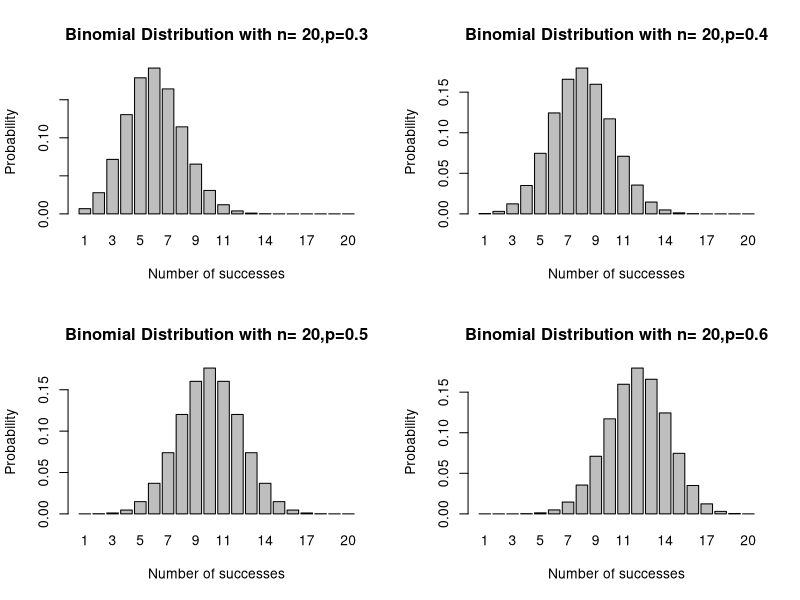
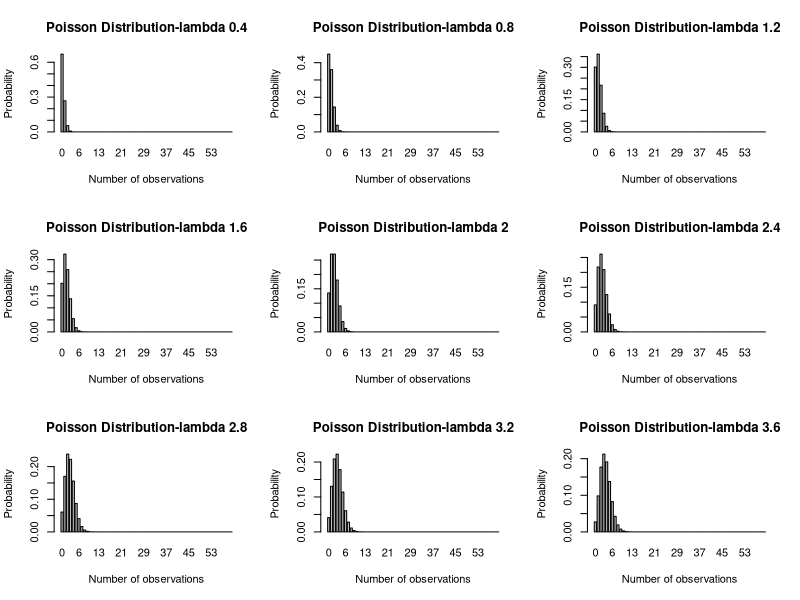
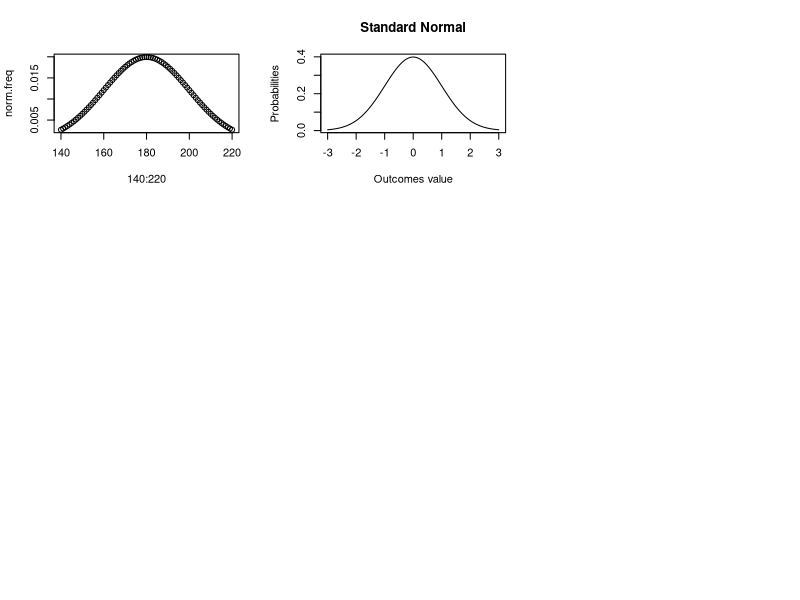
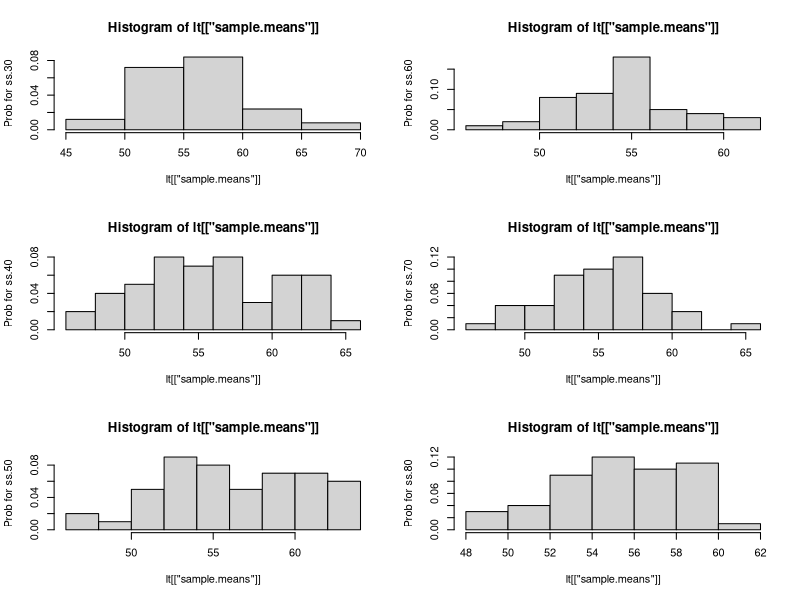
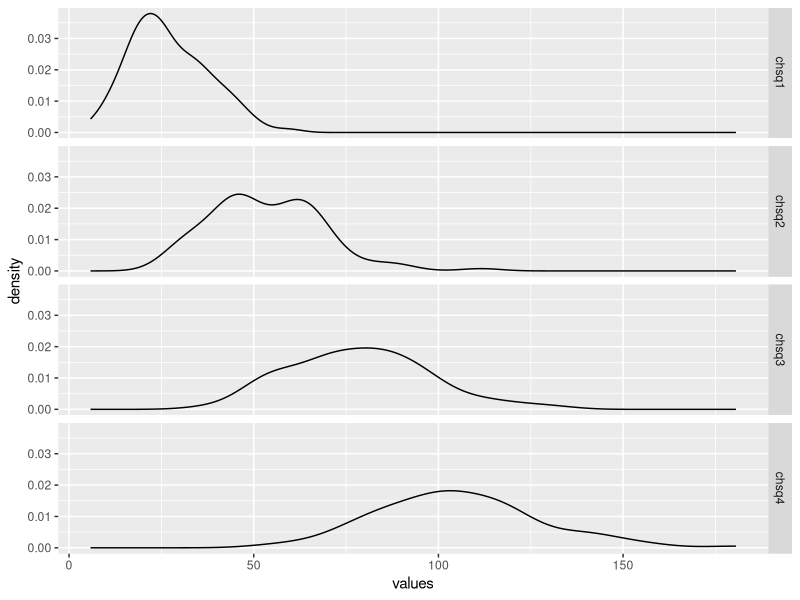
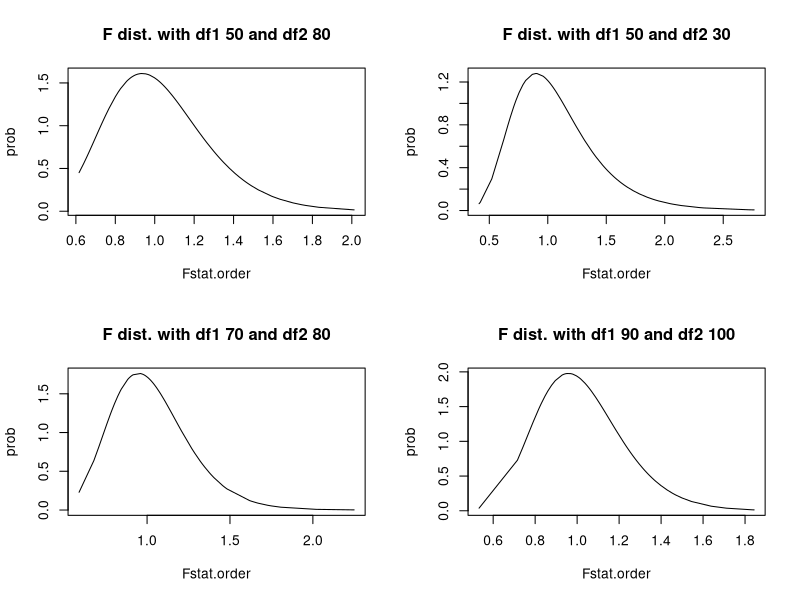

The R script that drew these images, in order:
## ---- chunk 1
knitr::opts_chunk$set(echo = TRUE)
## ---- chunk 2
# SIMULATE A BINOMIAL DISTRIBUTION
btrial.outcomes <- sample(x = c("Buy", "NoBuy"), size = 20, replace = TRUE, prob = c(0.5,0.5))
binomial.prob <- function(trials, successes, p.success)
{
  prob <- (factorial(trials)/(factorial(successes) * factorial(trials - successes))) * 
          ((p.success**successes) * (1-p.success)**(trials-successes))
  return(prob)
}
binomial.prob.dist <- Vectorize(FUN = binomial.prob)

# test 
#binomial.prob(20,5,0.5)
probs1 <- binomial.prob.dist(20,1:20,0.3)
probs2 <- binomial.prob.dist(20,1:20,0.4)
probs3 <- binomial.prob.dist(20,1:20,0.5)
probs4 <- binomial.prob.dist(20,1:20,0.6)
successes <- 1:20
layout(mat = matrix(data = c(1,2,3,4),nrow = 2,byrow = TRUE))
barplot(height = probs1, names.arg = successes,main = "Binomial Distribution with n= 20,p=0.3",
        xlab = "Number of successes", ylab = "Probability")
barplot(height = probs2, names.arg = successes,main = "Binomial Distribution with n= 20,p=0.4",
        xlab = "Number of successes", ylab = "Probability")
barplot(height = probs3, names.arg = successes,main = "Binomial Distribution with n= 20,p=0.5",
        xlab = "Number of successes", ylab = "Probability")
barplot(height = probs4, names.arg = successes,main = "Binomial Distribution with n= 20,p=0.6",
        xlab = "Number of successes", ylab = "Probability")




## ---- chunk 3
# SIMULATE PROB. DISTRIBUTION
set.seed(111)
# Define a function to compute poisson probability
pois.prob <-  function( lambda, number.obs)
{
  prob <- (exp(-lambda) * (lambda^number.obs)) / factorial(number.obs)
  return(prob)
}

# Vectorize it to operate on a range of no. of observations
pois.dist <- Vectorize(FUN = pois.prob)

lambda <- seq(0.4,3.6,0.4)
obs <- 0:60

# Use apply family to further vectorize it on a range of parameter lambda
pois.probs <- sapply(X = lambda,FUN = pois.dist,number.obs = obs)
colnames(pois.probs) <- paste("lambda", seq(0.4,3.6,0.4), sep="_" )


layout(mat = matrix(data = c(1:9),nrow = 3,byrow = TRUE))
barplot(height = pois.probs[,"lambda_0.4"], names.arg = 0:60, main = "Poisson Distribution-lambda 0.4",
        xlab = "Number of observations", ylab = "Probability",space = 0.3)
barplot(height = pois.probs[,"lambda_0.8"], names.arg = 0:60, main = "Poisson Distribution-lambda 0.8",
        xlab = "Number of observations", ylab = "Probability",space = 0.3)
barplot(height = pois.probs[,"lambda_1.2"], names.arg = 0:60, main = "Poisson Distribution-lambda 1.2",
        xlab = "Number of observations", ylab = "Probability",space = 0.3)
barplot(height = pois.probs[,"lambda_1.6"], names.arg = 0:60, main = "Poisson Distribution-lambda 1.6",
        xlab = "Number of observations", ylab = "Probability",space = 0.3)
barplot(height = pois.probs[,"lambda_2"], names.arg = 0:60, main = "Poisson Distribution-lambda 2",
        xlab = "Number of observations", ylab = "Probability", space = 0.3)
barplot(height = pois.probs[,"lambda_2.4"], names.arg = 0:60, main = "Poisson Distribution-lambda 2.4",
        xlab = "Number of observations", ylab = "Probability", space = 0.3)
barplot(height = pois.probs[,"lambda_2.8"], names.arg = 0:60, main = "Poisson Distribution-lambda 2.8",
        xlab = "Number of observations", ylab = "Probability", space = 0.3)
barplot(height = pois.probs[,"lambda_3.2"], names.arg = 0:60, main = "Poisson Distribution-lambda 3.2",
        xlab = "Number of observations", ylab = "Probability",space = 0.3)
barplot(height = pois.probs[,"lambda_3.6"], names.arg = 0:60, main = "Poisson Distribution-lambda 3.6",
        xlab = "Number of observations", ylab = "Probability",space = 0.3)


## ---- chunk 4

## ---- chunk 5
norm.freq <- dnorm(x = 140 :220,mean = 180,sd = 20 )
plot(x = 140:220, y = norm.freq,type = "p")

## ---- chunk 6
x <- seq(from = -3, to = 3, by = 0.02)
y <- dnorm(x = x,mean = 0,sd = 1)
plot(x = x,y = y,type = "l", xlab = "Outcomes value",ylab = "Probabilities",main = "Standard Normal")
## ---- chunk 7
# Draw random numbers from a uniform distribution, compute mean and sd

# Draw samples of size n, compute mean and sd of each sample

# Compute Mean and SD of the distribution of means

# Verify relationship of mean and SD, and if distributions is normal

samples.df <- Vectorize(FUN = sample, vectorize.args = "size")

clt <- function(pop, sample.size, no.of.samples)
{
  # computes pop mean
  # draws give no. of random samples of given size from the population
  # computes mean and sd of sample means
  # Compares mean of sample means and their sd, from population per relationship
  # Returns a vector of pop mean na sd, sampling distribution's mean and sd, sample size
  # returns a vector of the sample means
  pop.mean <- mean(pop)
  pop.sd <- sqrt(sum((pop-mean(pop))^2)/length(pop))
  # Call a vectorized function to draw independent same sized samples
  df <- samples.df(x =pop, size = rep(sample.size, no.of.samples), replace = TRUE)
  sample.means <- apply(X = df,MARGIN = 2,FUN = mean)
  sample.sds <- apply(X = df,MARGIN = 2,FUN = sd)
   
  mean.sample.means <- mean(sample.means)
  sd.sample.means <- sd(sample.means) # uses n-1 is denominator
  derived.sd.sample.means <- pop.sd / ((sample.size)^0.5) # using n in denominator
  name <- paste("ss",sample.size,sep=".")
  stats <- c(pop.mean, pop.sd, mean.sample.means, sd.sample.means, derived.sd.sample.means) 
  lst <- list(name = name, stats = stats, sample.means = sample.means, samples = df)
  return(lst)
}

clt.vec <- function(pop, sample.size.vec, sample.no){
# Vectorize clt.vec
lt <- list()
length(lt) <- length(sample.size.vec)
#master.lt <- rep(lt, length(sample.size.vec))
names(lt) <- paste("ss", sample.size.vec, sep=".")

for (ss in sample.size.vec){

  name.list <- paste("ss", ss, sep=".")
  lt[[name.list]] <- clt(pop, ss, sample.no)
}
return(lt)
}

plot.dist <- function(lt){
  # function to extract
p <- hist(x = lt[["sample.means"]],freq = FALSE, ylab = paste("Prob for", lt[["name"]]))
return(p)
  }

set.seed(101)
pop <- runif(n = 500,min = 10,max = 100)
sample.size <- seq(30,80,10)
no.of.samples <- 50
result <- clt.vec(pop,sample.size,no.of.samples)

# Show the means and sd match
df <- sapply(X = result, function(lt2) {lt2[["stats"]]})
names <- c("pop.mean", "pop.sd", "mean.sample.means", "sd.sample.means","derived.sd.sample.means") 
df <- cbind(names,df)
df


# Show the prob. distr. approaches normal as n increases.
layout(mat = matrix(data = c(1,2,3,4,5,6),nrow = 3))
sapply(X = result,FUN = plot.dist)
#rm(list = ls())
## ---- chunk 8
p1 <- pnorm(q = -2, mean = 0,sd = 1,lower.tail = TRUE )
p2 <- pt(q = -2,df = 1:100 ,lower.tail = TRUE )
p2-p1 # add'l probability is captured by std. t -distribution in the left tail, for a range of df
# compared to standard normal

## ---- chunk 9
# Plot a t and standard normal
## ---- chunk 10

rnorm1 <- rnorm(n = 100,mean = 5,sd = 1)
sq.rnorm1 <- rnorm1^2
rnorm2 <- rnorm(n = 100,mean = 5,sd = 1)
sq.rnorm2 <- rnorm2^2
rnorm3 <- rnorm(n = 100,mean = 5,sd = 1)
sq.rnorm3 <- rnorm3^2
rnorm4 <- rnorm(n = 100,mean = 5,sd = 1)
sq.rnorm4 <- rnorm4^2

chsq1 <- sq.rnorm1
var1 <- rep("chsq1", length(chsq1))
chsq2 <-  sq.rnorm1 + sq.rnorm2
var2 <- rep("chsq2", length(chsq2))
chsq3 <- sq.rnorm1 + sq.rnorm2 + sq.rnorm3
var3 <- rep("chsq3", length(chsq3))
chsq4 <- sq.rnorm1 + sq.rnorm2 + sq.rnorm3 + sq.rnorm4
var4 <- rep("chsq4", length(chsq4))
df <- data.frame(name = c(var1,var2,var3,var4), values = c(chsq1, chsq2, chsq3, chsq4))

#install.packages("ggplot2")
library(ggplot2)
ggplot(data = df,mapping = aes(x= values)) + geom_density() + facet_grid(facets = name ~.) 


## ---- chunk 11
# Generate populations of two normal random variables
norm1 <- rnorm(n = 500,mean = 5,sd = 1)
norm2 <- rnorm(n = 500,mean = 7,sd = 2)
sample.size1 <- 50
sample.size2 <- 80
repeat.draws1 <- 100
# VECTORIZE SAMPLE FUNCTION TO TAKE MULTIPLE DRAWS
sample.multiple <- Vectorize(FUN = sample,vectorize.args = "size")
samples.norm1 <- sample.multiple(x = norm1, size = rep(sample.size1, repeat.draws1) ,replace = TRUE)
samples.norm1.sd <- apply(X = samples.norm1,MARGIN = 2,FUN = sd)

samples.norm2 <- sample.multiple(x = norm2, size = rep(sample.size2, repeat.draws1) ,replace = TRUE)
samples.norm2.sd <- apply(X = samples.norm2,MARGIN = 2,FUN = sd)

Fstat <- ((samples.norm1.sd / 1)^2 ) / (samples.norm2.sd / 2)^2
Fstat.order <- sort(Fstat)  
prob <- df(x = Fstat.order ,df1 = 50,df2 = 80 )
# PLOTS
layout(mat = matrix(c(1,2,3,4),nrow = 2))

p1 <- plot(x = Fstat.order, y = prob,type = "l",main = "F dist. with df1 50 and df2 80")

# PLOT 2
sample.size1 <- 70
sample.size2 <- 80
repeat.draws1 <- 100

samples.norm1 <- sample.multiple(x = norm1, size = rep(sample.size1, repeat.draws1) ,replace = TRUE)
samples.norm1.sd <- apply(X = samples.norm1,MARGIN = 2,FUN = sd)
samples.norm2 <- sample.multiple(x = norm2, size = rep(sample.size2, repeat.draws1) ,replace = TRUE)
samples.norm2.sd <- apply(X = samples.norm2,MARGIN = 2,FUN = sd)

Fstat <- ((samples.norm1.sd / 1)^2 ) / (samples.norm2.sd / 2)^2
Fstat.order <- sort(Fstat)  
prob <- df(x = Fstat.order ,df1 = 70,df2 = 80 )
p2 <- plot(x = Fstat.order, y = prob,type = "l",main = "F dist. with df1 70 and df2 80")

# PLOT 3
sample.size1 <- 50
sample.size2 <- 30
repeat.draws1 <- 100

samples.norm1 <- sample.multiple(x = norm1, size = rep(sample.size1, repeat.draws1) ,replace = TRUE)
samples.norm1.sd <- apply(X = samples.norm1,MARGIN = 2,FUN = sd)
samples.norm2 <- sample.multiple(x = norm2, size = rep(sample.size2, repeat.draws1) ,replace = TRUE)
samples.norm2.sd <- apply(X = samples.norm2,MARGIN = 2,FUN = sd)

Fstat <- ((samples.norm1.sd / 1)^2 ) / (samples.norm2.sd / 2)^2
Fstat.order <- sort(Fstat)  
prob <- df(x = Fstat.order ,df1 = 50,df2 = 30 )
p3 <- plot(x = Fstat.order, y = prob,type = "l",main = "F dist. with df1 50 and df2 30")


# PLOT 4
sample.size1 <- 90
sample.size2 <- 100
repeat.draws1 <- 100

samples.norm1 <- sample.multiple(x = norm1, size = rep(sample.size1, repeat.draws1) ,replace = TRUE)
samples.norm1.sd <- apply(X = samples.norm1,MARGIN = 2,FUN = sd)
samples.norm2 <- sample.multiple(x = norm2, size = rep(sample.size2, repeat.draws1) ,replace = TRUE)
samples.norm2.sd <- apply(X = samples.norm2,MARGIN = 2,FUN = sd)

Fstat <- ((samples.norm1.sd / 1)^2 ) / (samples.norm2.sd / 2)^2
Fstat.order <- sort(Fstat)  
prob <- df(x = Fstat.order ,df1 = 90,df2 = 100 )
p4 <- plot(x = Fstat.order, y = prob,type = "l",main = "F dist. with df1 90 and df2 100")



